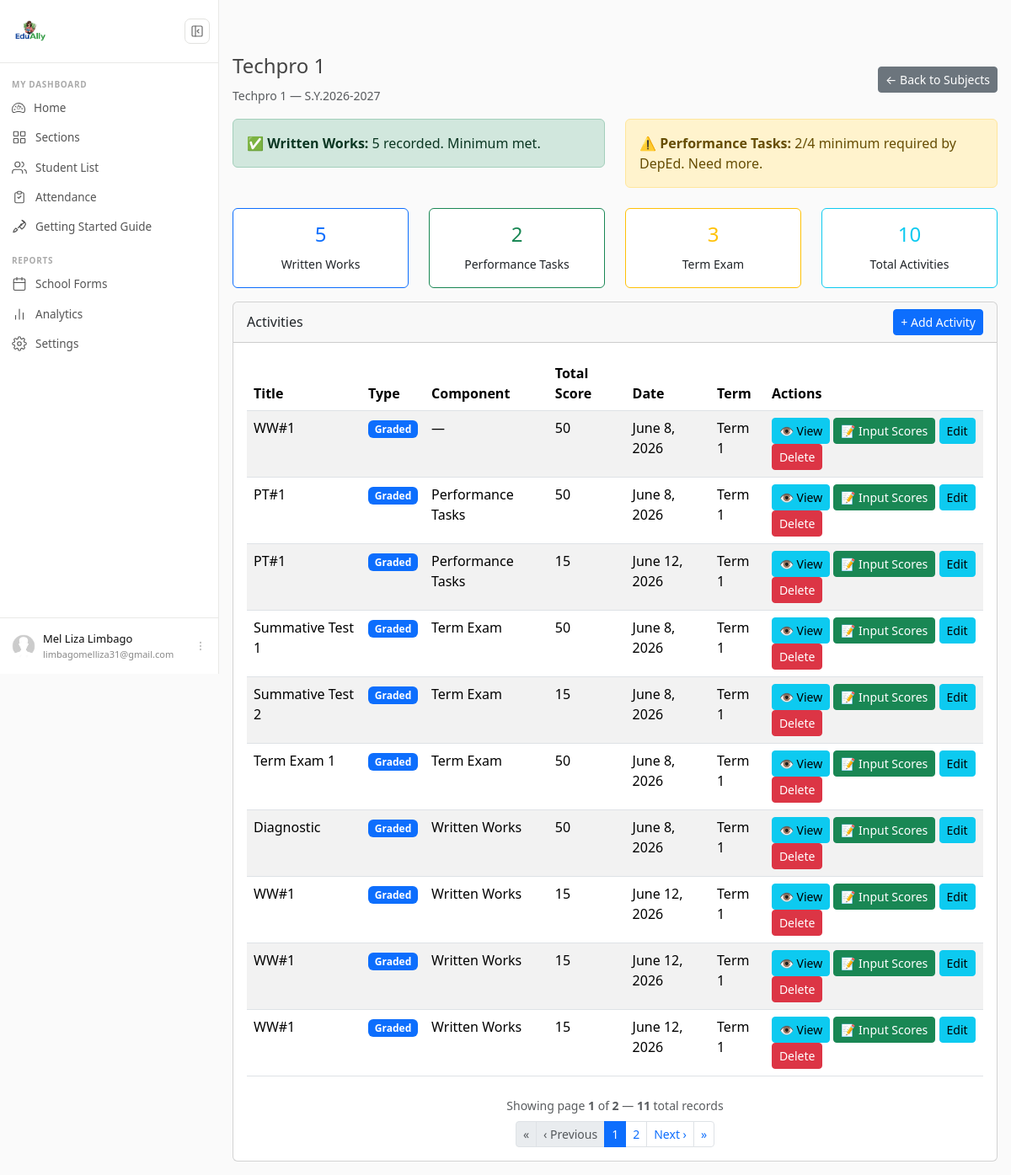
Page /section/detail/1/subject/1/activities/ (signed in) on the earlier database version.
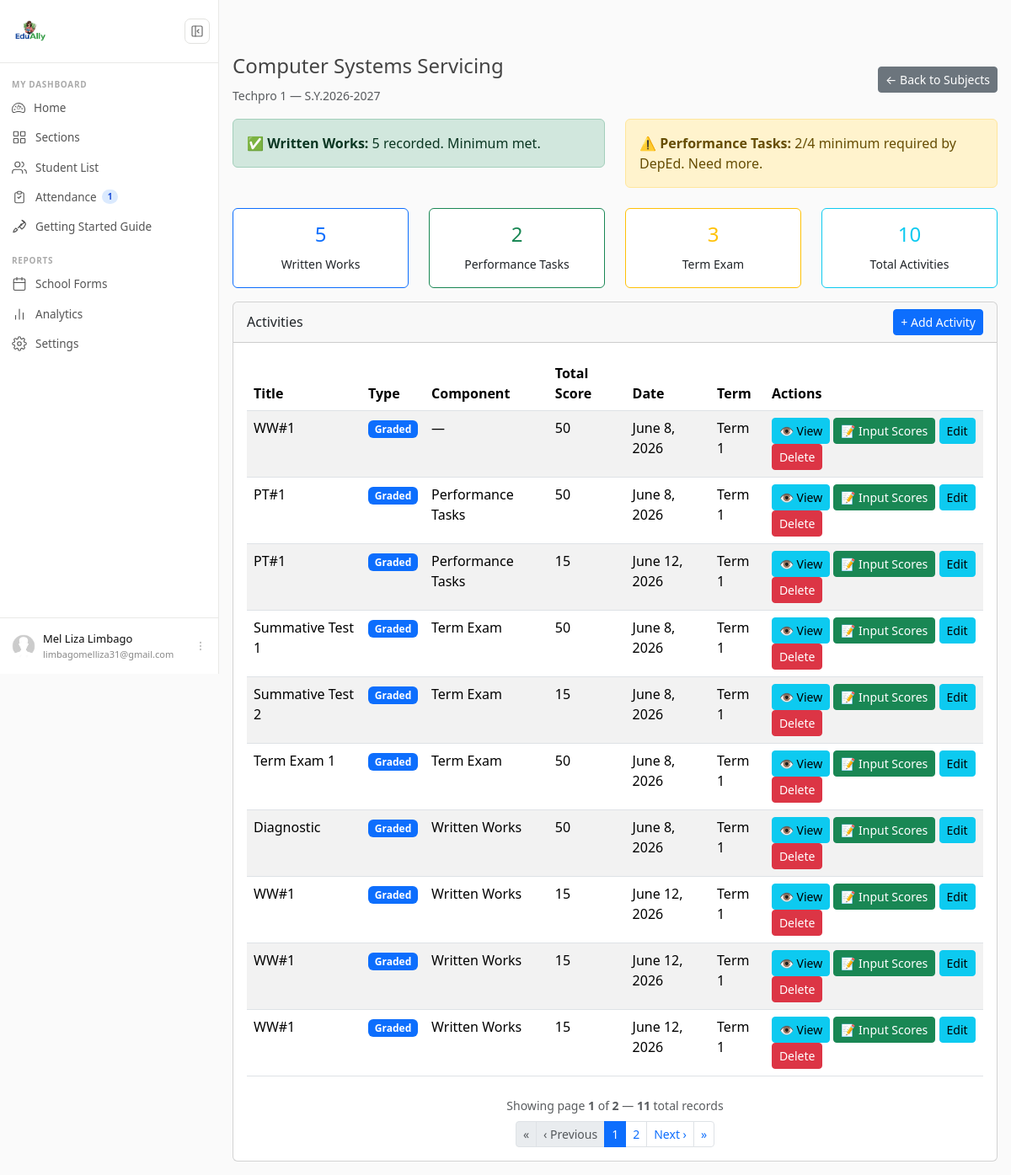
Same page on the later database version.
### sections/models.py (models this page shows, shortened)
class Subject(models.Model):
    section = models.ForeignKey(Section, on_delete=models.CASCADE)
    term = models.ForeignKey(Term, on_delete=models.CASCADE)
    name = models.CharField(max_length=100)
    subject_type = models.CharField(max_length=20,choices=SUBJECT_TYPE_CHOICES,default='core')
    order = models.IntegerField(help_text="Order is for SF9 purposes if you are adviser. If not please put random number.")
    is_handled_by_owner = models.BooleanField(default=False, verbose_name="I am the subject teacher for this",help_text="Check this if you personally teach this subject. \nGrades will be auto-computed from scores you encode. \nLeave unchecked if another teacher handles this subject \nand you will manually input the final grade.")

### scores/views.py (the view)
# urls.py: path('subject/<int:subject_pk>/activities/',views.ActivityListView.as_view(), name='activity-list'),
class ActivityListView(LoginRequiredMixin, ListView):
    model = Activity
    template_name = 'scores/activity_list.html'
    context_object_name = 'activities'
    paginate_by = 10
    def get_queryset(self):
        self.subject = get_object_or_404(Subject, pk=self.kwargs['subject_pk'])
        return Activity.objects.filter(subject=self.subject).order_by('term', 'component', 'date')
    def get_context_data(self, **kwargs):
        context = super().get_context_data(**kwargs)
        section = get_object_or_404(Section, pk=self.kwargs['section_pk'])
        subject = get_object_or_404(Subject, pk=self.kwargs['subject_pk'])
        from term.models import Term
        try:
            current_term = Term.objects.get(is_current=True)
        except Term.DoesNotExist:
            current_term = None
        if current_term:
            ww_count = Activity.objects.filter(
                subject=subject,
                term=current_term,
                component='WW',
                activity_type='graded'
            ).count()
            pt_count = Activity.objects.filter(
                subject=subject,
                term=current_term,
                component='PT',
                activity_type='graded'
            ).count()
            qa_count = Activity.objects.filter(
                subject=subject,
                term=current_term,
                component='TE',
                activity_type='graded'
            ).count()
        else:
            ww_count = 0
            pt_count = 0
            qa_count = 0
        context['section'] = section
        context['subject'] = subject
        context['current_term'] = current_term
        context['ww_count'] = ww_count
        context['pt_count'] = pt_count
        context['ww_alert'] = ww_count < 4
        context['pt_alert'] = pt_count < 4
        context['qa_count'] = qa_count
        return context

### attendance/context_processors.py (called while the page is built)
def attendance_alerts(request):
    if not request.user.is_authenticated:
        return {}
    today = datetime.date.today()
    unrecorded_count = 0
    adviser_sections = Section.objects.filter(
        adviser=request.user,
        is_adviser=True
    )
    for section in adviser_sections:
        has_students = Enrollment.objects.filter(
            section=section
        ).exists()
        if has_students:
            recorded = Attendance.objects.filter(
                enrollment__section=section,
                date=today
            ).exists()
            if not recorded:
                unrecorded_count += 1
    return {
        'unrecorded_count': unrecorded_count
    }

### schoolYear/models.py (called while the page is built)
    def __str__(self):
        return self.name

### term/models.py (called while the page is built)
    def __str__(self):
        return self.name

### scores/templates/scores/activity_list.html (shortened to what the changed rows need)
{% extends 'users/base.html' %}
{% block content %}
<div class="d-flex justify-content-between align-items-center mt-3">
    <div>
        <h4>{{ subject.name }}</h4>
        <small class="text-muted">
            {{ section.name }} — {{ section.school_year }}
        </small>
    </div>
</div>
<div class="card mt-3">
    <div class="card-body">
        <table class="table table-striped table-hover">
            <thead>
                <tr>
                    <th>Title</th>
                    <th>Type</th>
                    <th>Component</th>
                    <th>Total Score</th>
                    <th>Date</th>
                    <th>Term</th>
                    <th>Actions</th>
                </tr>
            </thead>
        </table>
    </div>
</div>
{% endblock %}

### users/templates/partials/_sidebar.html (shortened to what the changed rows need)
{% load static %}
{% if user.is_authenticated %}
<div id="cs-sidebar">
  <nav class="cs-nav">
    <ul>
      <li>
        <a class="cs-link
            "
          href="{% url 'attendance-sections' %}">
            <span class="cs-label">
                Attendance
                {% if unrecorded_count > 0 %}
                <span class="cs-badge">{{ unrecorded_count }}</span>
                {% endif %}
            </span>
        </a>
    </li>
    </ul>
  </nav>
</div>
{% endif %}

Differences in the rows shown:
changed Subject: name "Techpro 1" → "Computer Systems Servicing"
Other differences:
{{ unrecorded_count }}: (not shown) → "1"
